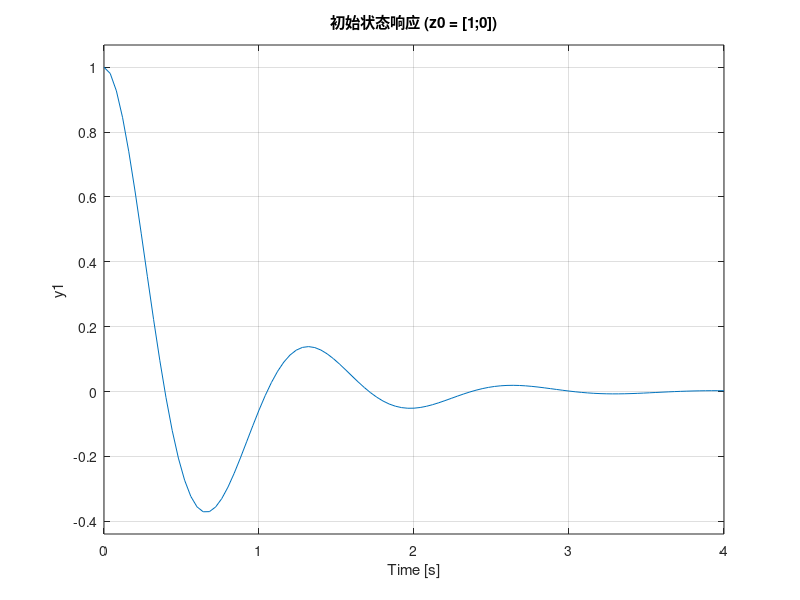
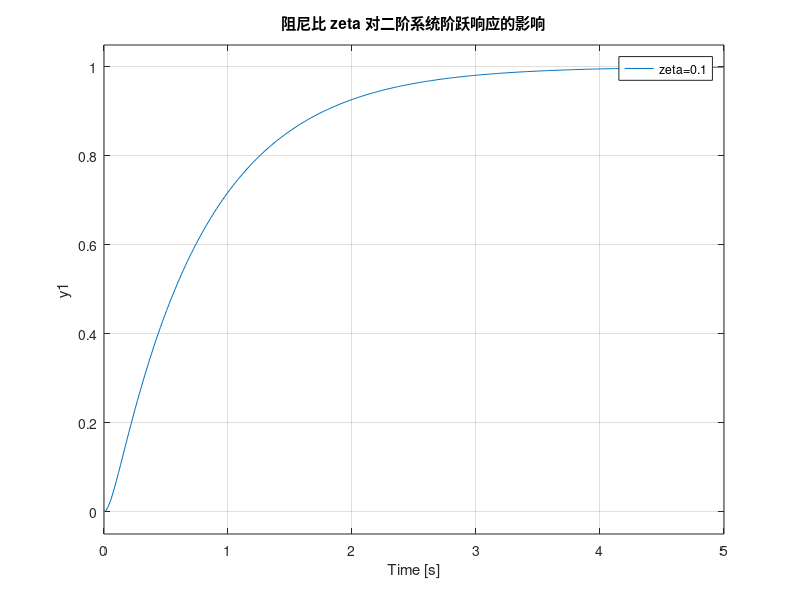

These charts were generated, in order, by the following MATLAB code:
%% 二阶系统的时域响应分析 —— 使用传递函数建立模型
%  作业：参考视频，修改参数，设计自己的二阶系统并观察响应曲线
%  参考视频原参数： zeta = 0.5, w_n = 10
%  我的设计参数  ： zeta = 0.3, w_n = 5   =>  G(s) = 25/(s^2 + 3s + 25)
clc; clear; close all;

%% 加载 Control Package（若使用 MATLAB，请注释掉下面一行）
pkg load control

%% 定义二阶系统  G(s) = w_n^2 / (s^2 + 2*zeta*w_n*s + w_n^2)
zeta = 0.3;     % 阻尼比（决定超调与振荡）—— 欠阻尼
w_n  = 5;       % 自然频率（决定响应快慢与振荡频率）
G_s  = tf([w_n^2], [1, 2*w_n*zeta, w_n^2]);   % => 25/(s^2+3s+25)

%% 仿真：三种典型响应
figure;

% ① 单位冲激响应
subplot(3,1,1)
impulse(G_s);
title('单位冲激响应');

% ② 单位阶跃响应
subplot(3,1,2)
step(G_s);
title('单位阶跃响应');

% ③ 对初始状态的响应（状态空间，零输入）
subplot(3,1,3)
A = [0 1; -w_n^2 -2*zeta*w_n];   % 可控标准型
B = [0; w_n^2];
C = [1 0];
D = 0;
sys = ss(A, B, C, D);
z0 = [1; 0];                      % 初始位置 1，初始速度 0
initial(sys, z0);
title('初始状态响应 (z0 = [1;0])');

%% 拓展：阻尼比 zeta 对阶跃响应的影响（固定 w_n = 5）
figure; hold on; grid on;
for zeta = [0.1, 0.3, 0.707, 1.0, 2.0]
    G = tf([w_n^2], [1, 2*w_n*zeta, w_n^2]);
    step(G);
end
legend('zeta=0.1','zeta=0.3','zeta=0.707','zeta=1.0','zeta=2.0');
title('阻尼比 zeta 对二阶系统阶跃响应的影响');
